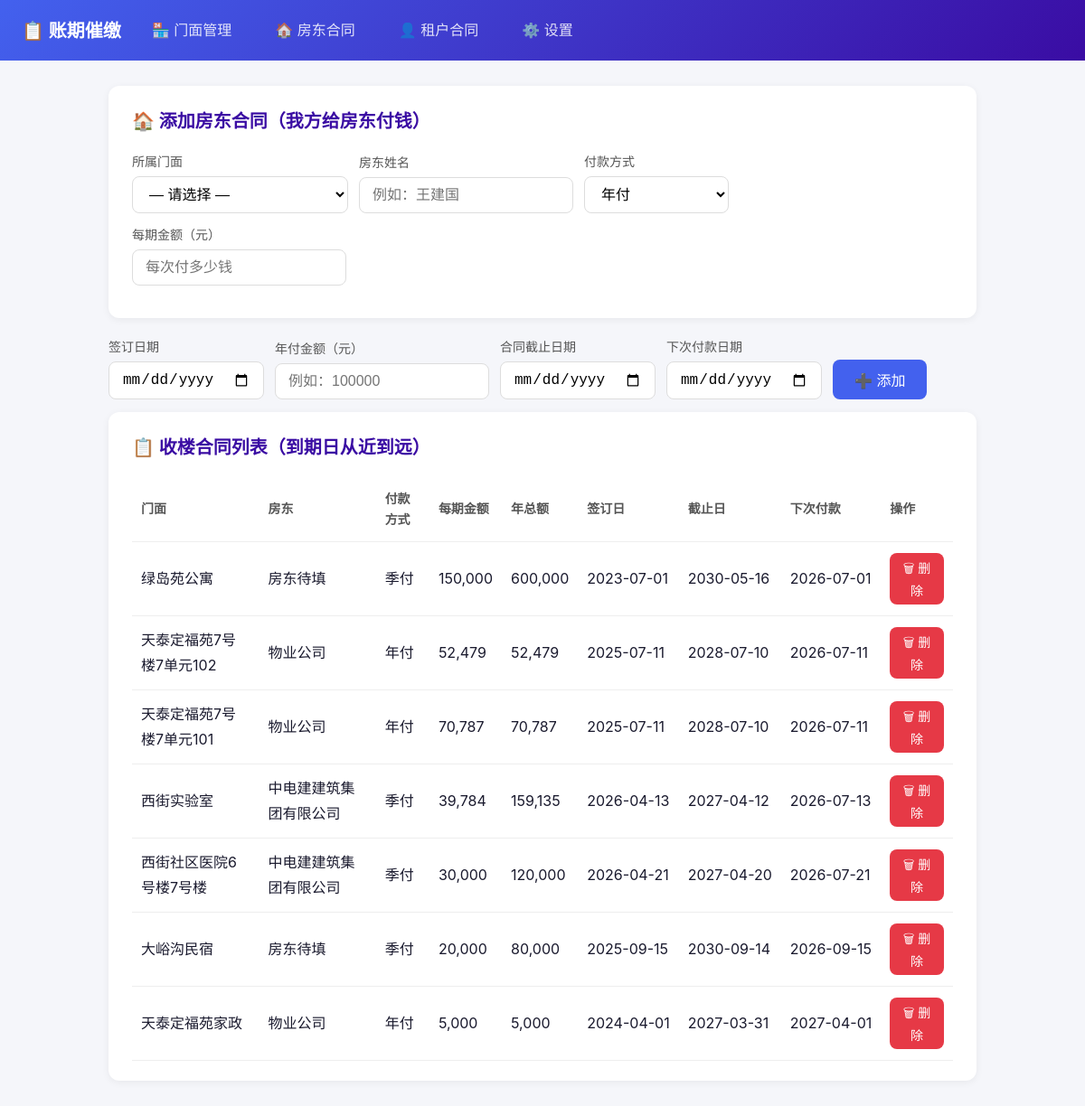
/landlords, run on the app's committed database.
### tables this page shows
CREATE TABLE LandlordContracts (
            contract_id        INTEGER PRIMARY KEY AUTOINCREMENT,
            shop_id            INTEGER NOT NULL,
            landlord_name      TEXT NOT NULL,
            landlord_phone     TEXT DEFAULT '',
            signing_date       TEXT DEFAULT '',
            annual_amount      REAL DEFAULT 0,
            payment_method     TEXT DEFAULT '年付',
            installment_amount REAL DEFAULT 0,
            end_date           TEXT DEFAULT '',
            next_payment_date  TEXT NOT NULL
        );

CREATE TABLE Shops (
            shop_id    INTEGER PRIMARY KEY AUTOINCREMENT,
            shop_name  TEXT NOT NULL,
            address    TEXT DEFAULT ''
        );

### app.py (the view, shortened to what this page needs)
@app.route("/landlords", methods=["GET", "POST"])
def landlords():
    conn = get_conn()
    contracts = conn.execute("""
        SELECT l.*, s.shop_name
        FROM LandlordContracts l
        JOIN Shops s ON s.shop_id = l.shop_id
        ORDER BY l.next_payment_date
    """).fetchall()
    all_shops = conn.execute("SELECT * FROM Shops ORDER BY shop_id").fetchall()
    conn.close()
    return render_template("landlords.html", contracts=contracts, shops=all_shops)

### app.py (called while the page is built)
def get_conn():
    conn = sqlite3.connect(DB_PATH, timeout=30)
    conn.row_factory = sqlite3.Row
    conn.execute("PRAGMA journal_mode=WAL")
    conn.execute("PRAGMA foreign_keys=ON")
    return conn

### templates/landlords.html (shortened to what this page needs)
{% extends "base.html" %}
{% block content %}
<div class="card">
    <h2>🏠 添加房东合同（我方给房东付钱）</h2>
    <form method="POST" class="form-row">
        <div class="form-group">
            <label for="shop_id">所属门面</label>
            <select id="shop_id" name="shop_id" required>
                <option value="">— 请选择 —</option>
            </select>
        </div>
        <div class="form-group">
            <label for="landlord_name">房东姓名</label>
            <input type="text" id="landlord_name" name="landlord_name" placeholder="例如：王建国" required>
        </div>
        <div class="form-group">
            <label for="payment_method">付款方式</label>
            <select id="payment_method" name="payment_method">
                <option value="年付">年付</option>
            </select>
        </div>
        <div class="form-group">
            <label for="installment_amount">每期金额（元）</label>
            <input type="number" id="installment_amount" name="installment_amount" placeholder="每次付多少钱" step="0.01">
        </div>
    </div>
    <div class="form-row">
        <div class="form-group">
            <label for="signing_date">签订日期</label>
            <input type="date" id="signing_date" name="signing_date">
        </div>
        <div class="form-group">
            <label for="annual_amount">年付金额（元）</label>
            <input type="number" id="annual_amount" name="annual_amount" placeholder="例如：100000" step="0.01">
        </div>
        <div class="form-group">
            <label for="end_date">合同截止日期</label>
            <input type="date" id="end_date" name="end_date">
        </div>
        <div class="form-group">
            <label for="next_payment_date">下次付款日期</label>
            <input type="date" id="next_payment_date" name="next_payment_date" required>
        </div>
        <button type="submit" class="btn btn-primary" style="align-self:flex-end;">➕ 添加</button>
</div>
<div class="card">
    <h2>📋 收楼合同列表（到期日从近到远）</h2>
    {% if contracts %}
    <div class="table-wrap">
    <table>
        <thead>
            <tr><th>门面</th><th>房东</th><th>付款方式</th><th>每期金额</th><th>年总额</th><th>签订日</th><th>截止日</th><th>下次付款</th><th>操作</th></tr>
        </thead>
        <tbody>
            {% for c in contracts %}
            <tr>
                <td>{{ c.shop_name }}</td>
                <td>{{ c.landlord_name }}</td>
                <td>{{ c.payment_method or '年付' }}</td>
                <td>{{ '{:,.0f}'.format(c.installment_amount) if c.installment_amount else '-' }}</td>
                <td>{{ '{:,.0f}'.format(c.annual_amount) if c.annual_amount else '-' }}</td>
                <td class="nowrap">{{ c.signing_date or '-' }}</td>
                <td class="nowrap">{{ c.end_date or '-' }}</td>
                <td class="nowrap">{{ c.next_payment_date }}</td>
                <td>
                    <form method="POST" action="{{ url_for('delete_landlord', cid=c.contract_id) }}"
                          onsubmit="return confirm('确认删除房东「{{ c.landlord_name }}」的合同？');">
                        <button type="submit" class="btn btn-danger btn-small">🗑 删除</button>
                    </form>
                </td>
            </tr>
            {% endfor %}
        </tbody>
    </table>
    </div>
    {% else %}
    <div class="empty">暂无房东合同</div>
    {% endif %}
</div>
{% endblock %}

### templates/base.html (style rules this page uses)
*, *::before, *::after { box-sizing: border-box; margin: 0; padding: 0; }
body { font-family: -apple-system, "PingFang SC", "Microsoft YaHei", sans-serif; font-size: 17px; line-height: 1.7; color: #1a1a2e; background: #f5f6fa; min-height: 100vh; }
.card { background: #fff; border-radius: 12px; padding: 22px 26px; box-shadow: 0 2px 8px rgba(0,0,0,.06); margin-bottom: 20px; }
.card h2 { font-size: 20px; margin-bottom: 16px; color: #3a0ca3; }
.table-wrap { overflow-x: auto; }
table { width: 100%; border-collapse: collapse; font-size: 16px; }
th, td { text-align: left; padding: 12px 10px; border-bottom: 1px solid #eee; }
th { font-weight: 600; color: #555; font-size: 14px; }
.btn, button { display: inline-block; padding: 10px 24px; border: none; border-radius: 8px; font-size: 16px; cursor: pointer; text-decoration: none; transition: background .15s; }
.btn-primary { background: #4361ee; color: #fff; }
.btn-danger { background: #e63946; color: #fff; }
.btn-small { padding: 6px 14px; font-size: 14px; }
.form-row { display: flex; gap: 12px; flex-wrap: wrap; align-items: flex-end; margin-bottom: 14px; }
.form-group { display: flex; flex-direction: column; gap: 4px; }
.form-group label { font-size: 14px; color: #555; font-weight: 500; }
.form-group input, .form-group select { padding: 10px 14px; border: 1px solid #ddd; border-radius: 8px; font-size: 16px; background: #fff; min-width: 160px; }
.nowrap { white-space: nowrap; }

### data on the page
LandlordContracts: shop_name "绿岛苑公寓", landlord_name "房东待填", payment_method "季付", installment_amount "150,000", annual_amount "600,000", signing_date "2023-07-01", end_date "2030-05-16", next_payment_date "2026-07-01"
LandlordContracts: shop_name "天泰定福苑7号楼7单元102", landlord_name "物业公司", payment_method "年付", installment_amount "52,479", annual_amount "52,479", signing_date "2025-07-11", end_date "2028-07-10", next_payment_date "2026-07-11"
LandlordContracts: shop_name "天泰定福苑7号楼7单元101", landlord_name "物业公司", payment_method "年付", installment_amount "70,787", annual_amount "70,787", signing_date "2025-07-11", end_date "2028-07-10", next_payment_date "2026-07-11"
LandlordContracts: shop_name "西街实验室", landlord_name "中电建建筑集团有限公司", payment_method "季付", installment_amount "39,784", annual_amount "159,135", signing_date "2026-04-13", end_date "2027-04-12", next_payment_date "2026-07-13"
LandlordContracts: shop_name "西街社区医院6号楼7号楼", landlord_name "中电建建筑集团有限公司", payment_method "季付", installment_amount "30,000", annual_amount "120,000", signing_date "2026-04-21", end_date "2027-04-20", next_payment_date "2026-07-21"
LandlordContracts: shop_name "大峪沟民宿", landlord_name "房东待填", payment_method "季付", installment_amount "20,000", annual_amount "80,000", signing_date "2025-09-15", end_date "2030-09-14", next_payment_date "2026-09-15"
LandlordContracts: shop_name "天泰定福苑家政", landlord_name "物业公司", payment_method "年付", installment_amount "5,000", annual_amount "5,000", signing_date "2024-04-01", end_date "2027-03-31", next_payment_date "2027-04-01"
